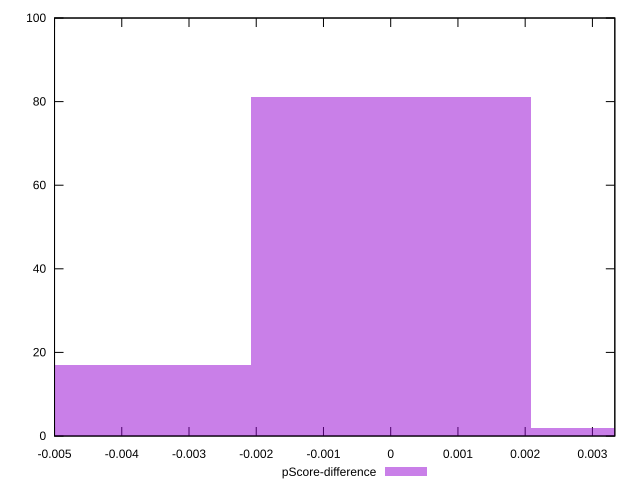

Write the gnuplot code that produced this figure.
reset

$pScoreDifference <<EOF
0 81
-0.004168490929785565 17
0.004168490929785565 2
EOF

set key outside below
set boxwidth 0.004168490929785565
set xrange [-0.0050000000000000044:0.0033333333333332993]
set yrange [0:100]
set trange [0:100]
set style fill transparent solid 0.5 noborder
set terminal svg size 640, 490 enhanced background rgb 'white'
set output "report_00013_2021-02-09T12-04-24.940Z/unminified-javascript/samples/pages+cached/pScore-difference/histogram.svg"

plot $pScoreDifference title "pScore-difference" with boxes

reset
